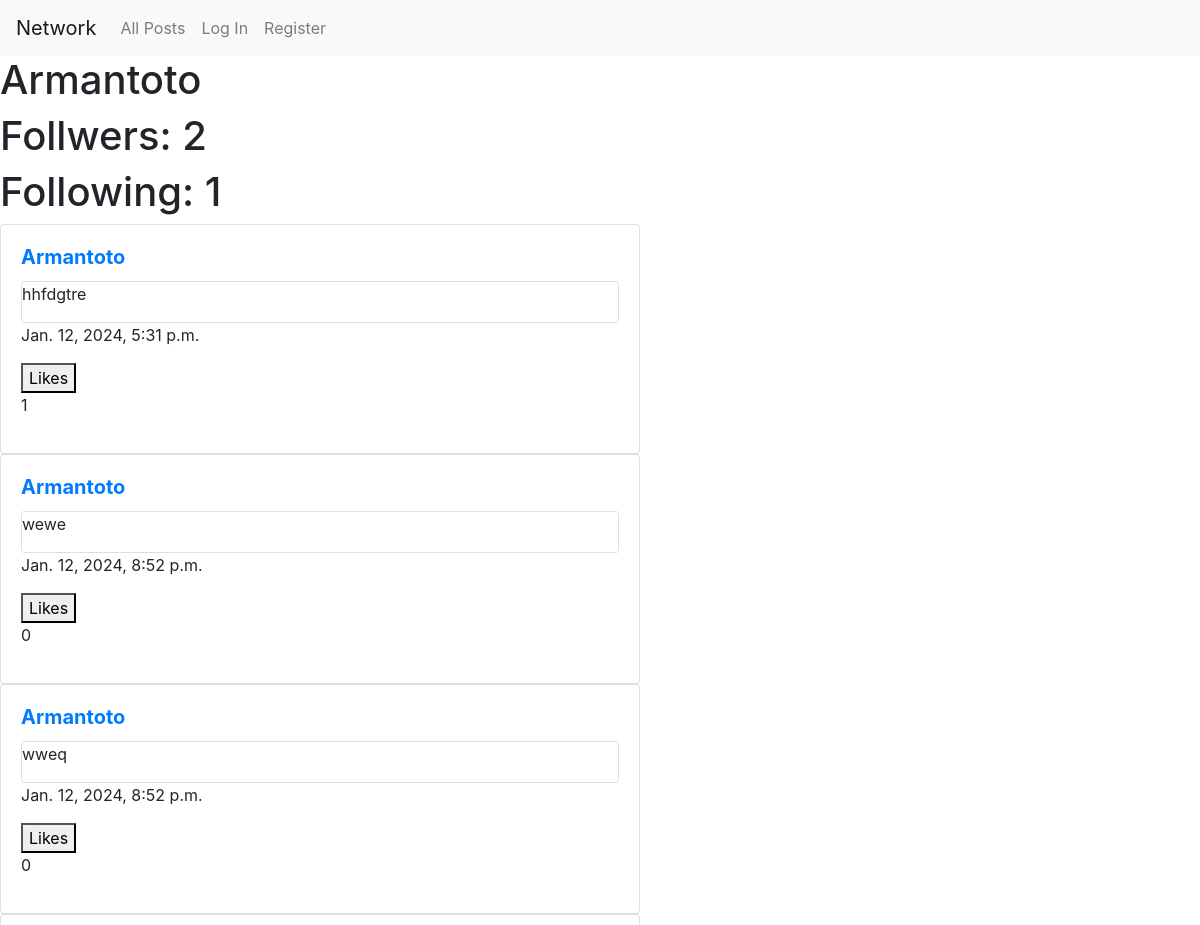
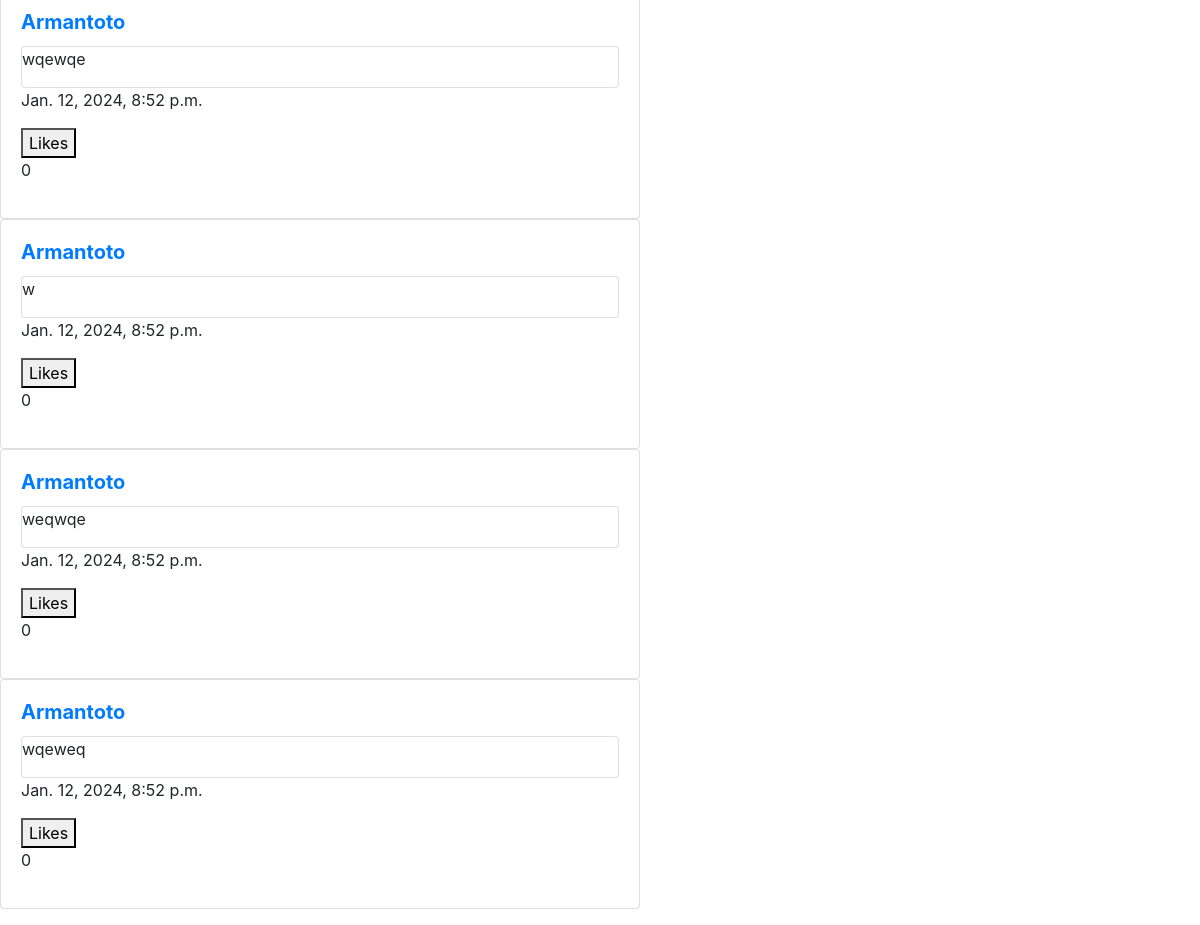
The app's page /get_user/5/ with its own data (2 pictures, top to bottom).
### network/models.py (models this page shows, shortened)
class User(AbstractUser):
    pass

class Post(models.Model):
    creator = models.ForeignKey(User, blank=True, on_delete=models.CASCADE, related_name="creator")
    post_content = models.TextField(max_length=500, blank=True)
    date = models.DateField(auto_now_add=True)
    time = models.TimeField(auto_now_add=True)
    likes = models.ManyToManyField(User, related_name="liked_posts", blank=True)
    likes_count = models.IntegerField(default=0)

### network/views.py (the view)
# urls.py: path("get_user/<int:userID>/", views.get_user, name="get_user"),
def get_user(request, userID):
    user = User.objects.get(pk=userID)
    all_posts = Post.objects.filter(creator=user).order_by('-date', '-time').reverse()
    following = Follow.objects.filter(user_following=user)
    followers = Follow.objects.filter(user_followed=user)
    paginator = Paginator(all_posts, 10)
    pageNumber = request.GET.get("page")
    rightPage = paginator.get_page(pageNumber)
    for post in rightPage:
        post.liked = post.likes.filter(pk=user.pk).exists()
        post.is_creator = (user == post.creator)
    try:
        ifFollowed = followers.filter(user_following=User.objects.get(pk=request.user.id))
        if len(ifFollowed) != 0:
            ifFollowed = True
        else:
            ifFollowed = False
    except:
        ifFollowed = False
    if request.method == "GET":
        return render(request, "network/user.html", {
            "allPosts": all_posts,
            "username": user.username,
            "rightPage": rightPage,
            "following": following,
            "followers": followers,
            "ifFollowed": ifFollowed,
            "currentUser": user
        })

### network/templates/network/user.html (shortened to what this page needs)
{% extends "network/layout.html" %}
{% block body %}
{% load static %}
<h1>{{ username }}</h1>
<div>
    <h1>Follwers: {{ followers.count }}</h1>
    <h1>Following: {{ following.count }}</h1>
</div>
{% for post in rightPage  %}
<div class="card" style="width: 40rem;">
    <div class="card-body">
        <h5 class="card-title"><a href="{% url 'get_user' userID=post.creator.id %}"><strong>{{ post.creator }}</strong></a></h5>
        <div class="card">
            <p id="post-content-{{ post.id }}" class="card-text">{{ post.post_content }}</p>
        </div>
        <p>{{ post.date }}, {{ post.time }}</p>
        <button class="like" data-post-id="{{ post.id }}" data-liked="{{ post.liked }}">
          {% if user.is_authenticated %}
              {% if post.liked %}
                  Unlike
              {% else %}
                  Like
              {% endif %}
          {% else %}
              Likes
          {% endif %}
        </button>
        <p id="like-count-{{ post.id }}">{{ post.likes_count }}</p>
    </div>
</div>
{% endfor %}
{% endblock %}

### records on screen
User: username "Armantoto"
Post: creator "Armantoto", post_content "hhfdgtre", date "Jan. 12, 2024", time "5:31 p.m.", likes_count "1"
Post: creator "Armantoto", post_content "wewe", date "Jan. 12, 2024", time "8:52 p.m.", likes_count "0"
Post: creator "Armantoto", post_content "wweq", date "Jan. 12, 2024", time "8:52 p.m.", likes_count "0"
Post: creator "Armantoto", post_content "wqewqe", date "Jan. 12, 2024", time "8:52 p.m.", likes_count "0"
Post: creator "Armantoto", post_content "w", date "Jan. 12, 2024", time "8:52 p.m.", likes_count "0"
Post: creator "Armantoto", post_content "weqwqe", date "Jan. 12, 2024", time "8:52 p.m.", likes_count "0"
Post: creator "Armantoto", post_content "wqeweq", date "Jan. 12, 2024", time "8:52 p.m.", likes_count "0"

### other values on screen
{{ followers.count }} "2"
{{ following.count }} "1"
